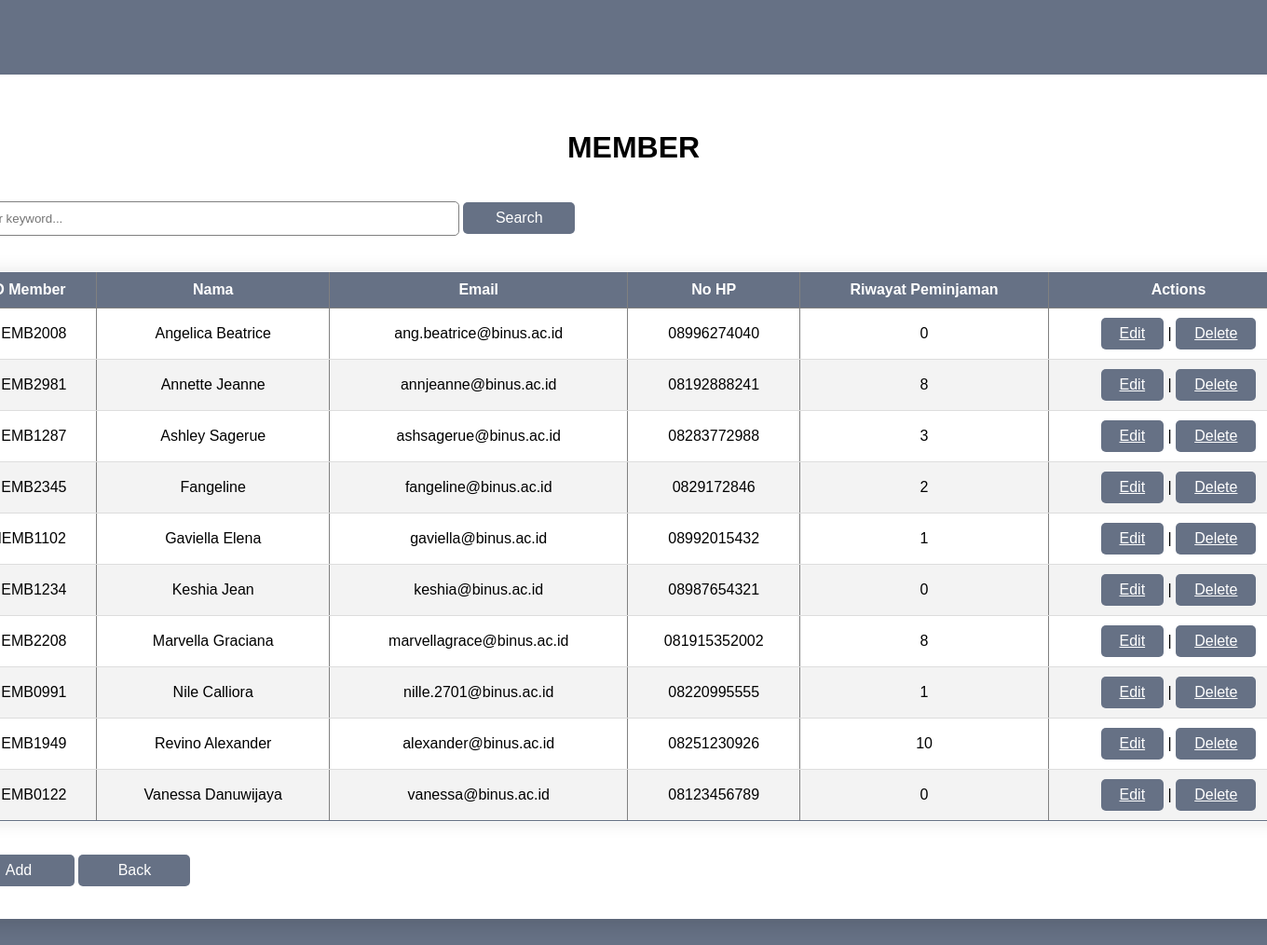
Before: /member.php with the older database file.
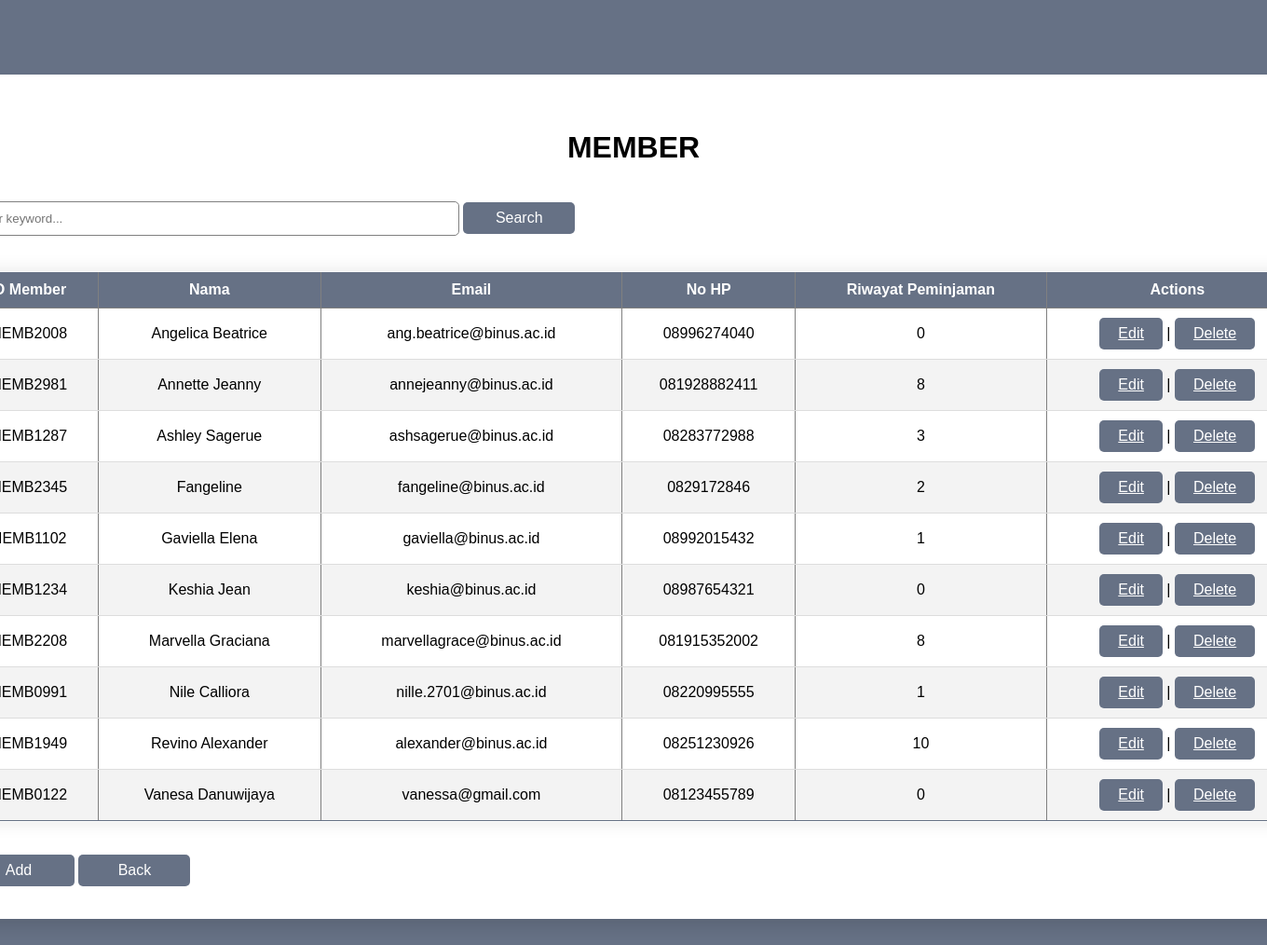
After: the same page with the newer database file.
### tables this page shows
CREATE TABLE `member` (
  `memberId` char(20) NOT NULL,
  `nama` varchar(50) DEFAULT NULL,
  `email` char(50) DEFAULT NULL,
  `noHp` char(20) DEFAULT NULL,
  `riwayatPeminjaman` int(11) DEFAULT NULL
);

### member.php (the view, shortened to what this page needs)
<?php
$conn = mysqli_connect("localhost", "root", "", "sistemPerpustakaan");
$query = "SELECT * FROM member ORDER BY nama";
$result = mysqli_query($conn, $query);
?>
<!DOCTYPE html>
<html lang="en">
<head>
    <link rel="stylesheet" href="adminMenu.css">
</head>
<body>
    <div class="container">
        <div class="login">
            <h1>Member</h1>
            <form action="" method="post">
                <input type="text" name="keyword" size= "30"
                placeholder="Enter keyword..." autocomplete="off">
                <button type= "submit" name= "search">Search</button>
            </form>
            <table border="1" class= "content-table">
                <thead>
                    <tr>
                        <th>ID Member</th>
                        <th>Nama</th>
                        <th>Email</th>
                        <th>No HP</th>
                        <th>Riwayat Peminjaman</th>
                        <th>Actions</th>
                    </tr>
                </thead>
                <tbody>
                    <?php while($res = mysqli_fetch_assoc($result)) : ?>
                        <tr>
                        <td> <?= $res["memberId"]; ?></td>
                        <td> <?= $res["nama"]; ?></td>
                        <td> <?= $res["email"]; ?></td>
                        <td> <?= $res["noHp"]; ?></td>
                        <td> <?= $res["riwayatPeminjaman"]; ?></td>
                        <td>
                            <a href="editMember.php?id=<?= $res["memberId"]; ?>">Edit</a> |
                            <a href="deleteMember.php?id=<?= $res["memberId"]; ?>" onclick= "return confirm('Delete this data?');">Delete</a>
                        </td>
                        </tr>
                    <?php endwhile; ?>
                </tbody>
            </table>
            <form action="" method="post">
                <button type= "submit" name= "add">Add</button>
                <button type= "submit" name= "back">Back</button>
            </form>
        </div>
    </div>
</body>
</html>

Changed rows visible on the page:
changed member "MEMB2981": nama "Annette Jeanne" → "Annette Jeanny"; email "annjeanne@binus.ac.id" → "annejeanny@binus.ac.id"; noHp "08192888241" → "081928882411"
changed member "MEMB0122": nama "Vanessa Danuwijaya" → "Vanesa Danuwijaya"; email "vanessa@binus.ac.id" → "vanessa@gmail.com"; noHp "08123456789" → "08123455789"
